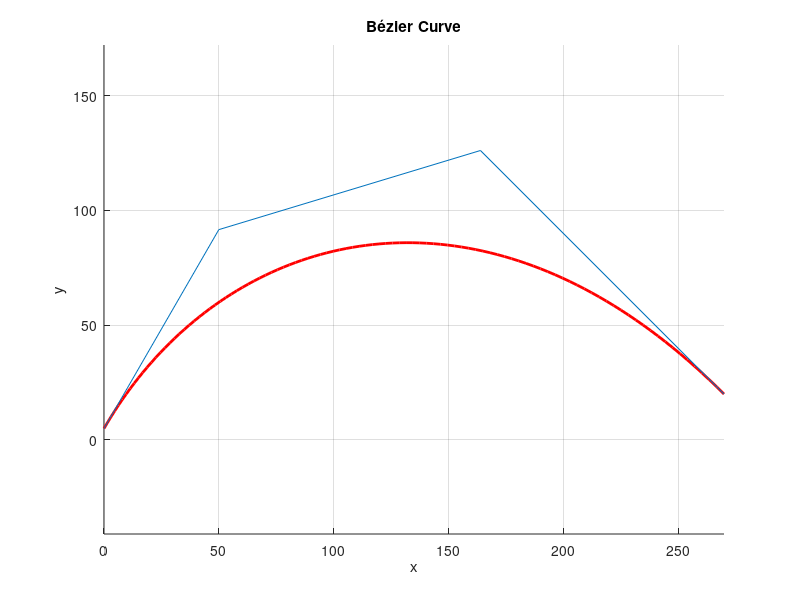

MATLAB code to generate this figure:
clear all

p0 = [0 5]; %[theta r]
weight1 = 100;
phi1 = 60;

p3 = [270 20]; %[theta r]
weight2 = 150;
phi2 = 45;


p1 = [p0(1,1)+weight1*cosd(phi1) p0(1,2)+weight1*sind(phi1)];
p2 = [p3(1,1)-weight2*cosd(phi2) p3(1,2)+weight2*sind(phi2)];
i = 1;
n = 50;
%P = zeros(1,2);
for t=0:0.01:1
    P(i,:)=  p0*(-t^3 + 3*t^2 - 3*t + 1)...
         + p1*(3*t^3 - 6*t^2 + 3*t)...
         + p2*(-3*t^3 + 3*t^2)...
         + p3*(t^3)
    i = i+1;
end
line(P(:,1),P(:,2), "LineWidth",2,'Color','red')
hold on
grid on
line([p0(1,1) p1(1,1) p2(1,1) p3(1,1)],[p0(1,2) p1(1,2) p2(1,2) p3(1,2)])
axis equal

xlabel('x')
ylabel('y')
title('Bézier Curve')

%figure(2)
%polarplot(deg2rad(P(:,1)),P(:,2))
